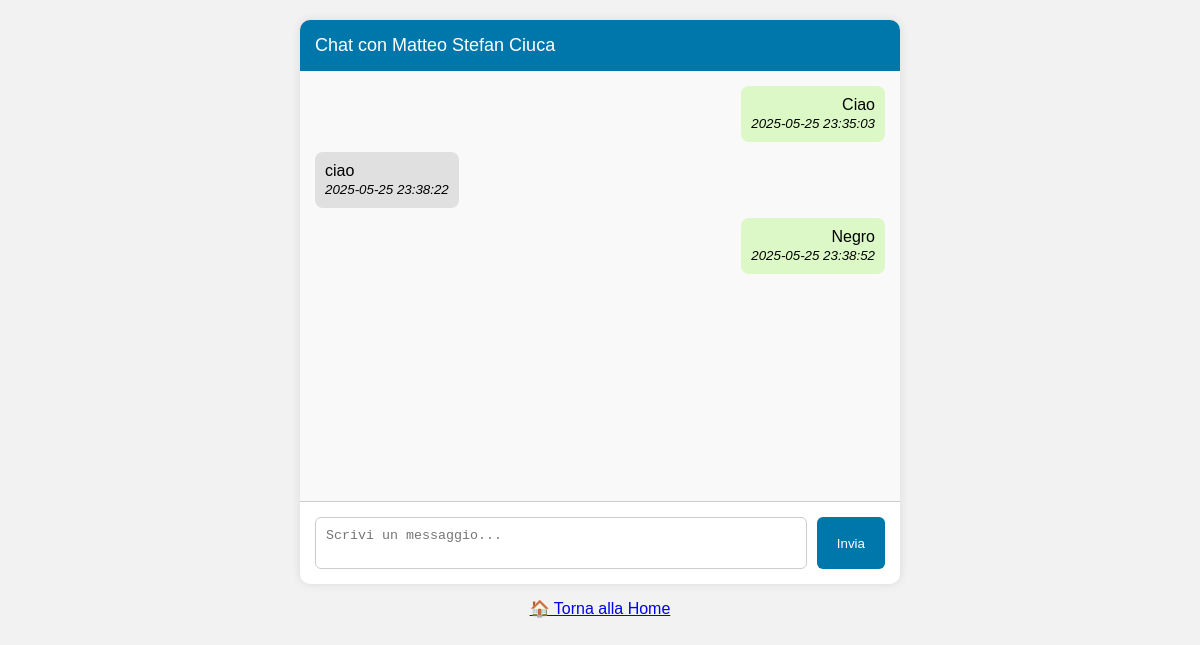
The page /Chat.php?utente_id=24&from=autista (signed in) on the database its author committed.
### tables this page shows
CREATE TABLE `utente` (
  `ID` int(11) NOT NULL,
  `Nome` varchar(50) DEFAULT NULL,
  `Cognome` varchar(50) DEFAULT NULL,
  `Email` varchar(100) DEFAULT NULL,
  `Telefono` varchar(20) DEFAULT NULL,
  `Password` varchar(255) DEFAULT NULL,
  `Ruolo` enum('Autista','Passeggero') DEFAULT 'Passeggero',
  `Citta` varchar(100) NOT NULL DEFAULT 'Roma',
  `FotoProfilo` varchar(255) DEFAULT NULL
);

CREATE TABLE `chat` (
  `ID` int(11) NOT NULL,
  `Mittente_ID` int(11) NOT NULL,
  `Destinatario_ID` int(11) NOT NULL,
  `Messaggio` text NOT NULL,
  `Timestamp` datetime DEFAULT current_timestamp()
);

### Chat.php (the view, shortened to what this page needs)
<?php
$conn = new mysqli("localhost", "root", "", "GoToMarconi");
$utente_loggato = $_SESSION['user_id'];
$altro_id = isset($_GET['utente_id']) ? intval($_GET['utente_id']) : null;
$ruolo = $_GET['from'] ?? $_POST['from'] ?? 'home';
switch ($ruolo) {
    case 'autista':
        $torna_home = 'autista.php';
        break;
}
$stmt = $conn->prepare("SELECT Nome, Cognome FROM Utente WHERE ID = ?");
$stmt->bind_param("i", $altro_id);
$stmt->execute();
$result = $stmt->get_result();
$altro_utente = $result->fetch_assoc();
$stmt = $conn->prepare("
    SELECT Mittente_ID, Messaggio, Timestamp
    FROM Chat
    WHERE (Mittente_ID = ? AND Destinatario_ID = ?)
       OR (Mittente_ID = ? AND Destinatario_ID = ?)
    ORDER BY Timestamp ASC
");
$stmt->bind_param("iiii", $utente_loggato, $altro_id, $altro_id, $utente_loggato);
$stmt->execute();
$result = $stmt->get_result();
$messaggi = $result->fetch_all(MYSQLI_ASSOC);
?>
<!DOCTYPE html>
<html lang="it">
<head>
</head>
<body>
<div class="chat-container">
    <div class="chat-header">
        Chat con <?= htmlspecialchars($altro_utente['Nome'] . ' ' . $altro_utente['Cognome']) ?>
    </div>
    <div class="chat-messages">
        <?php foreach ($messaggi as $msg):
            $classe = ($msg['Mittente_ID'] == $utente_loggato) ? 'tu' : 'altro';
        ?>
            <div class="message <?= $classe ?>">
                <?= nl2br(htmlspecialchars($msg['Messaggio'])) ?>
                <br><small><em><?= $msg['Timestamp'] ?></em></small>
            </div>
        <?php endforeach; ?>
    </div>
    <form method="POST" class="chat-form">
    <textarea name="messaggio" rows="2" placeholder="Scrivi un messaggio..." required></textarea>
    <button type="submit">Invia</button>
</form>
</div>
<a href="<?= htmlspecialchars($torna_home) ?>" class="back-link">🏠 Torna alla Home</a>
</body>
</html>

### Chat.php (style rules this page uses)
body { font-family: Arial, sans-serif; background-color: #f2f2f2; margin: 0; padding: 20px; }
.chat-container { max-width: 600px; margin: auto; background: white; border-radius: 10px; box-shadow: 0 0 10px rgba(0,0,0,0.1); overflow: hidden; }
.chat-header { background: #0077aa; color: white; padding: 15px; font-size: 18px; }
.chat-messages { height: 400px; overflow-y: auto; padding: 15px; background: #f9f9f9; }
.message { margin-bottom: 10px; padding: 10px; border-radius: 8px; max-width: 70%; clear: both; }
.tu { background-color: #dcf8c6; float: right; text-align: right; }
.altro { background-color: #e0e0e0; float: left; text-align: left; }
.chat-form { display: flex; padding: 15px; border-top: 1px solid #ccc; gap: 10px; }
.chat-form textarea { flex: 1; padding: 10px; resize: none; border-radius: 6px; border: 1px solid #ccc; }
.chat-form button { padding: 10px 20px; border: none; background: #0077aa; color: white; border-radius: 6px; cursor: pointer; }
.back-link { display: block; margin-top: 15px; text-align: center; }

### rows shown on the page
utente: Nome+Cognome "Matteo Stefan Ciuca"
chat: Messaggio "Ciao", Timestamp "2025-05-25 23:35:03"
chat: Messaggio "ciao", Timestamp "2025-05-25 23:38:22"
chat: Messaggio "Negro", Timestamp "2025-05-25 23:38:52"
